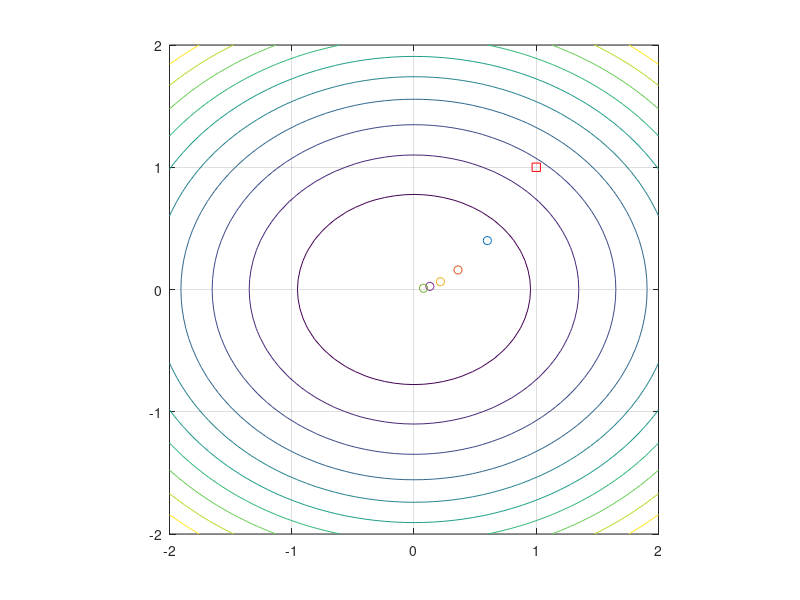

Write MATLAB code to recreate this figure.
N=51;
x=linspace(-2,2,N);
y=linspace(-2,2,N);

[xx,yy]=ndgrid(x,y);

ff=2*xx.^2+3*yy.^2;

clf;
contour(xx,yy,ff);
axis image; grid on; hold on;

alpha=0.1;
oldx=[1,1];
plot(oldx(1), oldx(2), 'rs');

for it=1:5
    gradf=[4*oldx(1),6*oldx(2)];
    newx=oldx-alpha*gradf;
    
    oldx=newx;
    plot(oldx(1), oldx(2), 'o');
end
hold off;
    